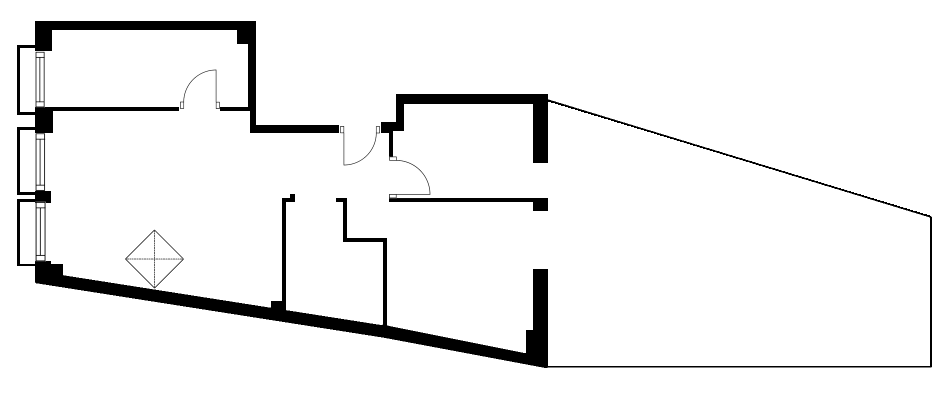
#> input picture 1.png, 1882 x 794 px (shown at 1/2 size); its folder holds only this picture in this run
$ python -i a1.py   (imports and definitions only)   (Python 2 division)   (older library calls are emulated)
#> lines starting #> are read from the running program, lines starting #| are printed output that depends on the picture
import Tkinter as tk
from Tkinter import *
import xml.etree.ElementTree as ET
from PIL import Image,ImageTk
import cv2
import numpy as np
import time
from gaps_close import *


from tkFileDialog import askopenfilename
import tkMessageBox

filename = ""
new_filename = ""
groundfilled_img = ""
myarray=[]

def printName():
	print("rashi")

def window():
	tkMessageBox.showinfo('Solve','Solve Puzzle')
	answer=tkMessageBox.askquestion('Question 1','Do u know about image processing')
	if answer=='yes':
		print("rocking")

def fileupload():
	uplod = Tk()
	uplod.withdraw()
	global filename
	global new_filename
	global groundfilled_img
	global myarray
	file_opt = options = {}
	options['initialdir'] = 'C:/Program Files/MATLAB/R2010b/IITJ_old/GUI/Dataset/SESYD dataset/Floorplans/'
	filename =askopenfilename(**file_opt)
#> the answer given: 1.png
	img_uplod=Image.open(filename)
#> img_uplod is the input picture: PIL image 1882x794 RGBA; mean R, G, B, A 240.3, 240.3, 240.3, 254.9
	img_uplod = img_uplod.resize((460, 460), Image.ANTIALIAS)
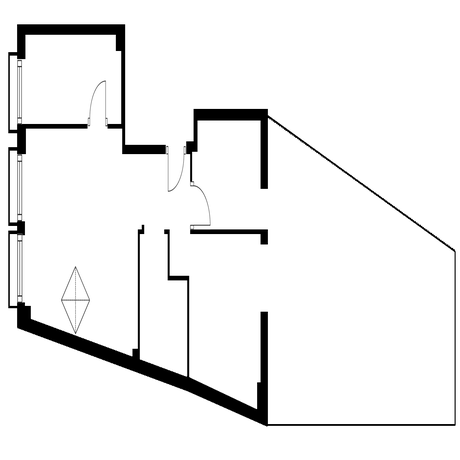
#> img_uplod: PIL image 460x460 RGBA; mean R, G, B, A 240.2, 240.2, 240.2, 254.9; transparent parts drawn white
	img_uplod1 = ImageTk.PhotoImage(img_uplod)
#> (the run stopped early here; a loop or call above may not have finished)

$ run again, on door1.jpg
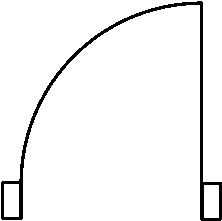
#> input picture door1.jpg, 222 x 221 px
#> in fileupload, img_uplod is the input picture: PIL image 222x221 RGB; min 0, max 255, mean 243.5
#> in fileupload, `img_uplod = img_uplod.resize((460, 460), Image.ANTIALIAS)`:
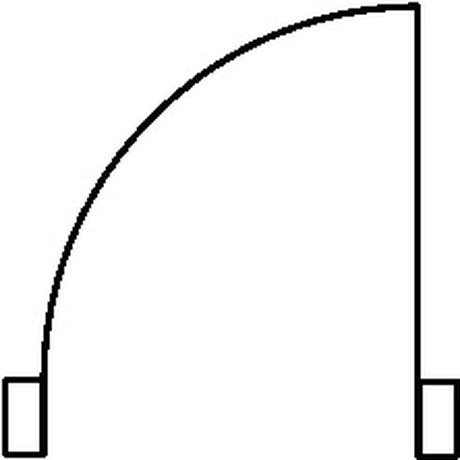
#> img_uplod: PIL image 460x460 RGB; min 0, max 255, mean 243.5

$ run again, on 52.png
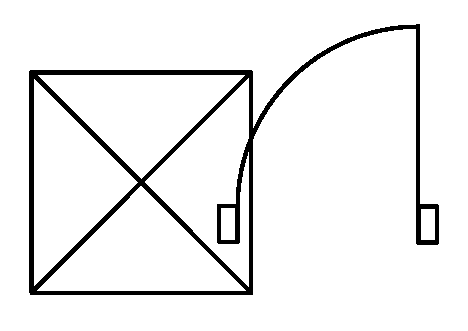
#> input picture 52.png, 468 x 331 px
#> in fileupload, img_uplod is the input picture: PIL image 468x331 RGBA; mean R, G, B, A 239.1, 239.1, 239.1, 255
#> in fileupload, `img_uplod = img_uplod.resize((460, 460), Image.ANTIALIAS)`:
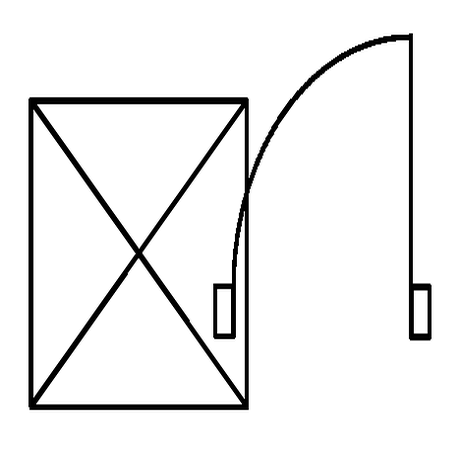
#> img_uplod: PIL image 460x460 RGBA; mean R, G, B, A 239.1, 239.1, 239.1, 255
